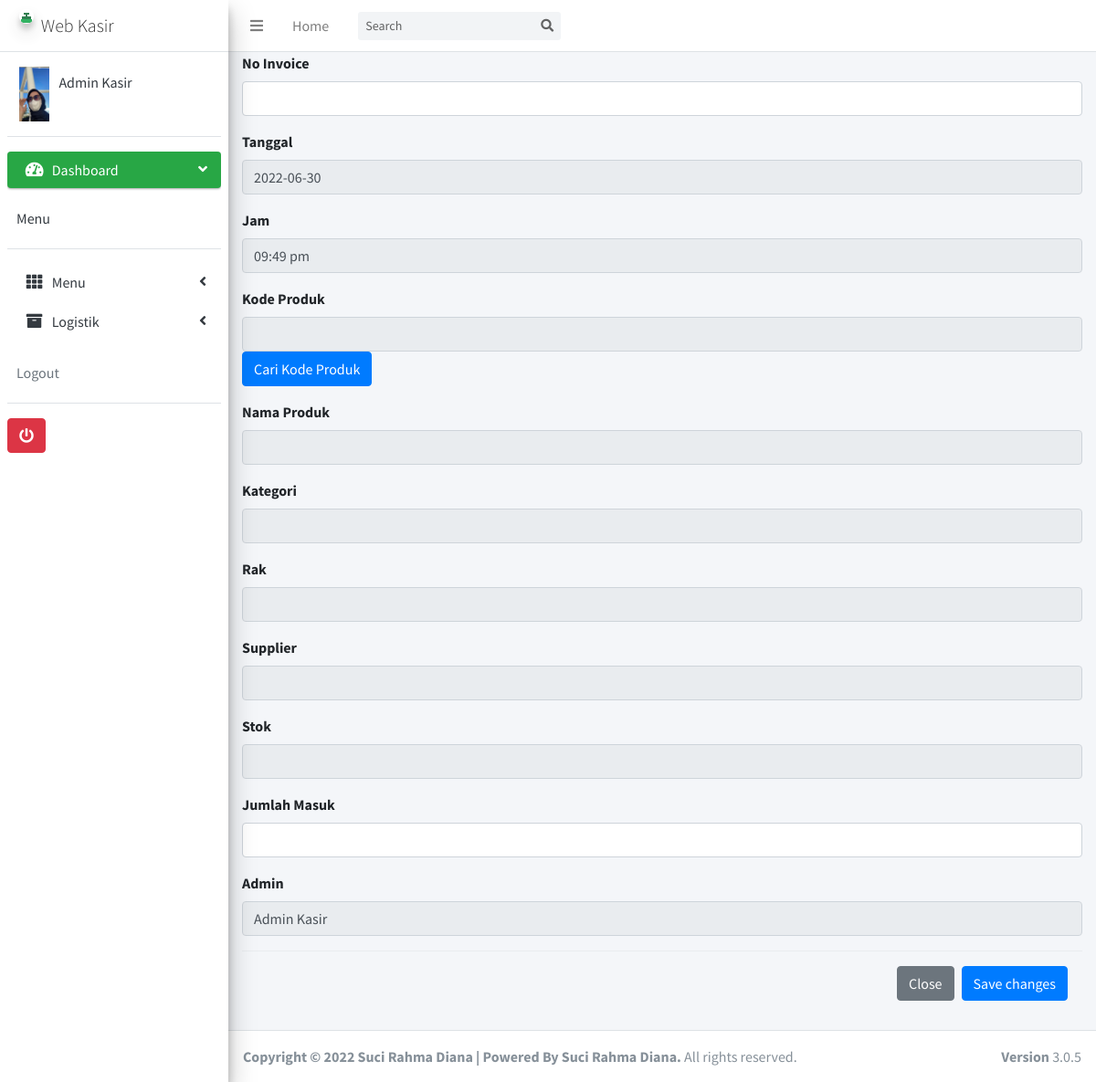
/admin/index.php?m=produkmasuk&s=produkmasuk (signed in), run on the app's committed database.
### tables this page shows
CREATE TABLE `tb_user` (
  `id` int(11) NOT NULL,
  `username` text NOT NULL,
  `password` text NOT NULL,
  `nama` text NOT NULL,
  `level` text NOT NULL,
  `foto` varchar(255) NOT NULL
);

### admin/fungsi/fungsi.php (called while the page is built, shortened)
<?php
$koneksi = mysqli_connect('localhost', 'root', '', 'web-kasir');
function summon_admin()
{
	global $koneksi;
	$id = $_SESSION['idkaskit'];
	return mysqli_query($koneksi, "SELECT * FROM tb_user WHERE id ='$id'");
}
function url()
{
	return $url = "//localhost/web-kasir/vendors/";
}
 ?>

### admin/modul/produkmasuk/produkmasuk.php (the view, shortened to what this page needs)
<?php include 'comp/header.php'; ?>
 <?php
  $tanggalSekarang = date("Y-m-d");
  $jamSekarang = date("h:i a");
  ?>
<div class="content-wrapper">
		<div class="container-fluid">
			  <div class="col-sm-12">
       <div class="row">
        <div class="col-sm-12 mb-3">
          <div class="well">
            <form action="" method="POST" enctype="multipart/form-data">
  <div class="form-group">
    <label>No Invoice</label>
    <input type="text" class="form-control" id="exampleInputEmail1" autofocus="" name="noinv" aria-describedby="emailHelp">
  </div>
    <div class="form-group">
    <label>Tanggal</label>
    <input type="text" class="form-control" readonly="" id="exampleInputEmail1" name="tanggal" aria-describedby="emailHelp" value="<?= $tanggalSekarang;?>">
  </div>
      <div class="form-group">
    <label>Jam</label>
    <input type="text" name="jam" class="form-control" readonly="" value="<?= $jamSekarang;?>">
  </div>
    <div class="form-group">
    <label>Kode Produk</label>
    <input type="text" class="form-control" id="kdproduk" readonly="" name="kdproduk" aria-describedby="emailHelp"><span class="input-group-btn">
        <button type="button" class="btn btn-primary" data-toggle="modal" data-target="#modal_produk">Cari Kode Produk</button>
        </span>
  </div>
    <div class="form-group">
    <label>Nama Produk</label>
    <input type="text" class="form-control" readonly="" id="nm_produk" name="nm_produk">
  </div>
      <div class="form-group">
    <label>Kategori</label>
  <input type="text" class="form-control" readonly="" id="kategori" name="kategori">
  </div>
    <div class="form-group">
    <label>Rak</label>
    <input type="text" class="form-control" readonly="" id="rak" name="rak">
  </div>
      <div class="form-group">
    <label>Supplier</label>
    <input type="text" class="form-control" readonly="" id="supplier" name="supplier">
  </div>
      <div class="form-group">
    <label>Stok</label>
    <input type="text" class="form-control" readonly="" id="stok" name="stok">
  </div>
      <div class="form-group">
    <label>Jumlah Masuk</label>
    <input type="text" class="form-control" name="jml_masuk">
  </div>
      <div class="form-group">
    <label>Admin</label>
    <input type="text" value="<?= $key['nama'];?>" readonly="" class="form-control" name="admin">
  </div>
      </div>
      <div class="modal-footer">
        <button type="button" class="btn btn-secondary" data-dismiss="modal">Close</button>
        <button type="submit" name="simpan" class="btn btn-primary">Save changes</button>
      </div>
                        </div>
          </div>
        </div>
      </div>
</div>
<?php include 'comp/footer.php'; ?>

### admin/comp/header.php (shortened to what this page needs)
<?php require 'fungsi/fungsi.php'; ?>
<?php foreach (summon_admin() as $key): ?>
<!DOCTYPE html>
<html>
<head>
  <link rel="stylesheet" href="<?= url() ?>plugins/fontawesome-free/css/all.min.css">
  <link rel="stylesheet" href="https://code.ionicframework.com/ionicons/2.0.1/css/ionicons.min.css">
  <link rel="stylesheet" href="<?= url() ?>plugins/tempusdominus-bootstrap-4/css/tempusdominus-bootstrap-4.min.css">
  <link rel="stylesheet" href="<?= url() ?>plugins/icheck-bootstrap/icheck-bootstrap.min.css">
  <link rel="stylesheet" href="<?= url() ?>plugins/jqvmap/jqvmap.min.css">
  <link rel="stylesheet" href="<?= url() ?>dist/css/adminlte.min.css">
  <link rel="stylesheet" href="<?= url() ?>plugins/overlayScrollbars/css/OverlayScrollbars.min.css">
  <link rel="stylesheet" href="<?= url() ?>plugins/daterangepicker/daterangepicker.css">
  <link rel="stylesheet" href="<?= url() ?>plugins/summernote/summernote-bs4.css">
</head>
<body class="hold-transition sidebar-mini layout-fixed">
<div class="wrapper">
  <nav class="main-header navbar navbar-expand navbar-white navbar-light">
    <ul class="navbar-nav">
      <li class="nav-item">
        <a class="nav-link" data-widget="pushmenu" href="#" role="button"><i class="fas fa-bars"></i></a>
      </li>
      <li class="nav-item d-none d-sm-inline-block">
        <a href="index.php" class="nav-link">Home</a>
      </li>
    </ul>
    <form action="" method="POST" class="form-inline ml-3">
      <div class="input-group input-group-sm">
        <input class="form-control form-control-navbar" type="search" name="cari" placeholder="Search" aria-label="Search">
        <div class="input-group-append">
          <button class="btn btn-navbar" name="go" type="submit">
            <i class="fas fa-search"></i>
          </button>
        </div>
      </div>
    </form>
  </nav>
  <aside class="main-sidebar sidebar-light-success elevation-4">
    <a href="index.php" class="brand-link">
      <img src="<?= url()?>img/logo_kasir_kita.png" alt="AdminLTE Logo" class="brand-image img-circle elevation-3"
           style="opacity: .8">
      <span class="brand-text font-weight-light">Web Kasir</span>
    </a>
    <div class="sidebar">
      <div class="user-panel mt-3 pb-3 mb-3 d-flex">
        <div class="image">
          <?php
          if ($key['foto']!= '') {
                        echo '<img src="img/'.$key['foto'].'" height="150">';
                      }else{
                        echo '<img src="img/user_logo.png" height="150">';
                      }
           ?>
        </div>
        <div class="info">
          <a href="index.php?m=admin&s=detail" class="d-block" ><?= $key['nama'];?></a>
        </div>
      </div>
      <nav class="mt-2">
        <ul class="nav nav-pills nav-sidebar flex-column" data-widget="treeview" role="menu" data-accordion="false">
          <li class="nav-item has-treeview menu-open">
            <a href="index.php" class="nav-link active">
              <i class="nav-icon fas fa-tachometer-alt"></i>
              <p>
                Dashboard
                <i class="right fas fa-angle-left"></i>
              </p>
            </a>
          <div class="user-panel mt-3 pb-3 mb-3 d-flex">
        <div class="info">
          <a href="#" class="d-block">Menu</a>
        </div>
      </div>
          </li>
          <li class="nav-item has-treeview">
            <a href="#" class="nav-link">
              <i class="nav-icon fas fa-th"></i>
              <p>
                Menu
                <i class="fas fa-angle-left right"></i>
              </p>
            </a>
          </li>
          <li class="nav-item has-treeview">
            <a href="#" class="nav-link">
              <i class="nav-icon fa fa-archive"></i>
              <p>
                Logistik
                <i class="fas fa-angle-left right"></i>
              </p>
            </a>
          </li>
          <div class="user-panel mt-3 pb-3 mb-3 d-flex">
        <div class="info">
          <span class="d-block text-gray">Logout</span>
        </div>
      </div>
      <a href="logout.php"><button class="btn btn-danger"><i class="fa fa-power-off" aria-hidden="true"></i></button></a>
        </ul>
      </nav>
    </div>
  </aside>
  <?php endforeach; ?>

### data on the page
tb_user: foto (picture), nama "Admin Kasir", admin "Admin Kasir"
